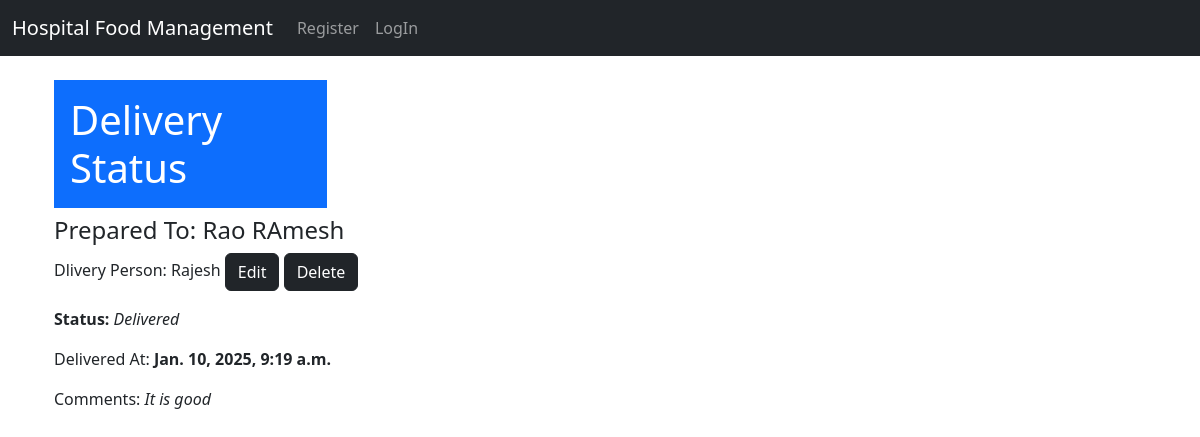
Screenshot of /delivery/meal_list/ with the database file from the repository.
### delivery/models.py (models this page shows, shortened)
class MealDelivery(models.Model):
    meal_preparation = models.ForeignKey('pantry.MealPreparation', on_delete=models.CASCADE)
    delivery_person = models.ForeignKey(DeliveryPersonnel, on_delete=models.SET_NULL, null=True)
    status = models.CharField(max_length=15, choices=[('Pending', 'Pending'), ('Delivered', 'Delivered')], default='Pending')
    delivered_at = models.DateTimeField(blank=True, null=True)
    notes = models.TextField(blank=True, null=True)

class DeliveryPersonnel(models.Model):
    name = models.CharField(max_length=100)
    contact_info = models.CharField(max_length=15)
    additional_details = models.TextField(blank=True, null=True)
    def __str__(self):
        return self.name

### pantry/models.py (models this page shows)
class MealPreparation(models.Model):
    patient = models.ForeignKey('hospital.Patient', on_delete=models.CASCADE)
    meal_type = models.CharField(max_length=10, choices=[('Morning', 'Morning'), ('Evening', 'Evening'), ('Night', 'Night')])
    status = models.CharField(max_length=15, choices=[('Pending', 'Pending'), ('Prepared', 'Prepared')], default='Pending')
    prepared_by = models.ForeignKey(PantryStaff, on_delete=models.SET_NULL, null=True)
    def __str__(self):
        return str(self.prepared_by)

class PantryStaff(models.Model):
    name = models.CharField(max_length=100)
    contact_info = models.CharField(max_length=15)
    location = models.CharField(max_length=100)
    def __str__(self):
        return self.name

### delivery/views.py (the view)
# urls.py: path('meal_list/',views.meal_list,name='meal_list'),
def meal_list(request):
    meals_list = MealDelivery.objects.all()
    return render(request,'delivery/meals_list.html',{'form':meals_list})

### templates/delivery/meals_list.html
{% extends 'base.html' %}
{% block content %}
<div class="container">
    <h1 class="bg-primary p-3 text-white col-md-3">Delivery Status</h1>
    {% for i in form %}
        <h4>Prepared To: {{ i.meal_preparation }} </h4>
        <p>
                Dlivery Person: {{ i.delivery_person }}
                    <a href="{% url 'meal_preparation_update_' i.id %}" style="text-decoration: none;" class="btn btn-dark">
                        Edit
                    </a>
                    <a href="{% url 'meal_preparation_delete_' i.id %}" style="text-decoration: none;" class="btn btn-dark">
                        Delete
                    </a>
        </p>
        <p><b>Status:  </b> <i>{{ i.status }}</i></p>
        <p>Delivered At: <b>{{ i.delivered_at }}</b></p>
        <p>Comments: <i> {{ i.notes }} </i></p>
    {% endfor %}
</div>
{% endblock %}

### rows the page displays
MealDelivery: meal_preparation "Rao RAmesh", delivery_person "Rajesh", status "Delivered", delivered_at "Jan. 10, 2025, 9:19 a.m.", notes "It is good"
